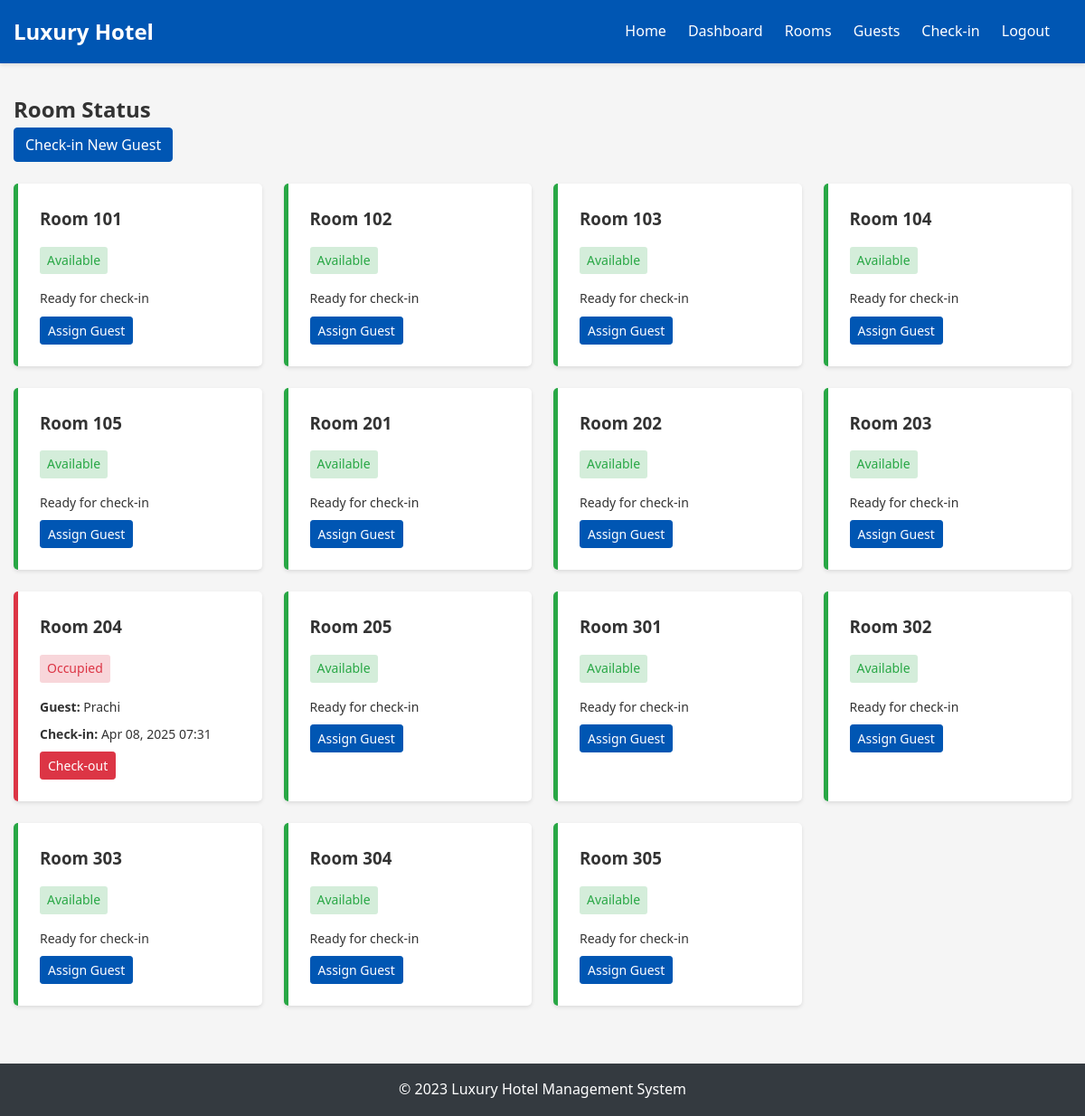
The page /rooms/ (signed in) on the database as committed earlier.
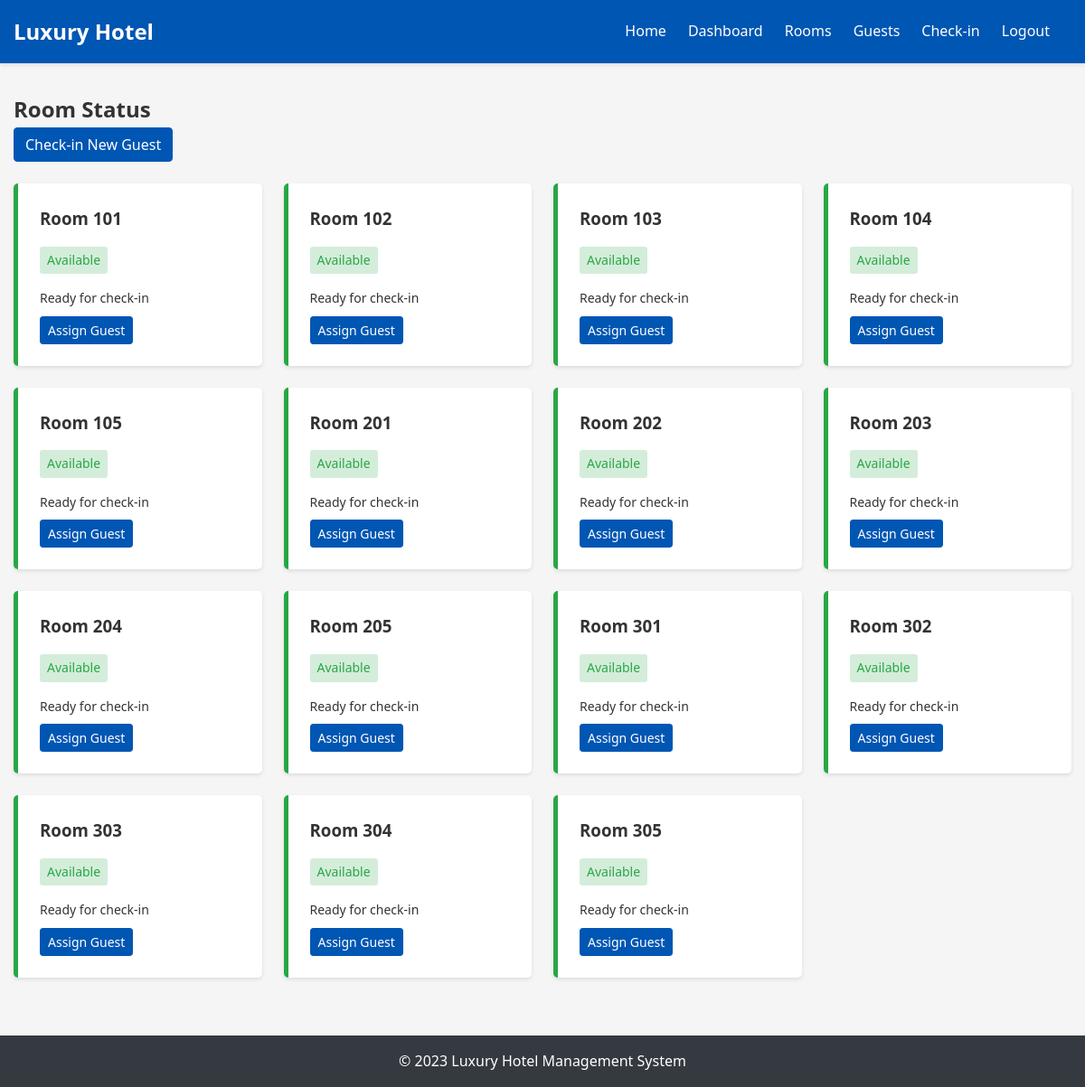
The same page on the database as committed later.
### core/models.py (models this page shows, shortened)
class Room(models.Model):
    room_number = models.CharField(max_length=10, unique=True)
    is_occupied = models.BooleanField(default=False)
    check_in_time = models.DateTimeField(null=True, blank=True)
    check_out_time = models.DateTimeField(null=True, blank=True)

class Guest(models.Model):
    name = models.CharField(max_length=100)
    address = models.TextField()
    phone = models.CharField(max_length=20)
    email = models.EmailField()
    num_guests = models.IntegerField()
    room = models.ForeignKey(Room, on_delete=models.SET_NULL, null=True, blank=True, related_name='guests')
    check_in_date = models.DateTimeField(auto_now_add=True)
    check_out_date = models.DateTimeField(null=True, blank=True)

### core/views.py (the view)
# urls.py: path('rooms/', views.room_status, name='room_status'),
@login_required
def room_status(request):
    rooms = Room.objects.all().order_by('room_number')
    return render(request, 'room_status.html', {'rooms': rooms})

### templates/room_status.html (shortened to what this page needs)
{% extends 'base.html' %}
{% block content %}
<div class="room-status">
    <h2>Room Status</h2>
    <div class="room-action">
        <a href="{% url 'check_in_guest' %}" class="btn btn-primary">Check-in New Guest</a>
    </div>
    <div class="room-grid">
        {% for room in rooms %}
            <div class="room-card {% if room.is_occupied %}occupied{% else %}available{% endif %}">
                <h3>Room {{ room.room_number }}</h3>
                <div class="room-status-indicator">
                    {% if room.is_occupied %}
                        <span class="status occupied">Occupied</span>
                    {% else %}
                        <span class="status available">Available</span>
                    {% endif %}
                </div>
                {% if room.is_occupied %}
                    {% with current_guest=room.guests.filter.first %}
                        {% if current_guest %}
                            <div class="room-details">
                                <p><strong>Guest:</strong> {{ current_guest.name }}</p>
                                <p><strong>Check-in:</strong> {{ room.check_in_time|date:"M d, Y H:i" }}</p>
                                <a href="{% url 'check_out_guest' current_guest.id %}" class="btn btn-sm btn-danger">Check-out</a>
                            </div>
                        {% endif %}
                    {% endwith %}
                {% else %}
                    <div class="room-details">
                        <p>Ready for check-in</p>
                        <a href="{% url 'check_in_guest' %}" class="btn btn-sm btn-primary">Assign Guest</a>
                    </div>
                {% endif %}
            </div>
        {% endfor %}
    </div>
</div>
{% endblock %}

### templates/base.html (shortened to what this page needs)
<!DOCTYPE html>
<html lang="en">
<head>
    {% load static %}
    <link rel="stylesheet" href="{% static 'css/style.css' %}?v=2">
</head>
<body>
    <header>
        <div class="container">
            <h1 class="logo">Luxury Hotel</h1>
            <nav>
                <ul class="nav-links">
                    <li><a href="{% url 'home' %}">Home</a></li>
                    {% if user.is_authenticated %}
                        <li><a href="{% url 'dashboard' %}">Dashboard</a></li>
                        <li><a href="{% url 'room_status' %}">Rooms</a></li>
                        <li><a href="{% url 'guest_list' %}">Guests</a></li>
                        <li><a href="{% url 'check_in_guest' %}">Check-in</a></li>
                        <li>
                            <form action="{% url 'logout' %}" method="post" style="display: inline;">
                                <button type="submit" class="logout-btn">Logout</button>
                            </form>
                        </li>
                    {% else %}
                        <li><a href="{% url 'login' %}">Manager Login</a></li>
                    {% endif %}
                </ul>
            </nav>
        </div>
    </header>
    <main>
        <div class="container">
            {% block content %}{% endblock %}
        </div>
    </main>
    <footer>
        <div class="container">
            <p>&copy; 2023 Luxury Hotel Management System</p>
        </div>
    </footer>
</body>
</html>

### static/css/style.css (style rules this page uses)
:root { --primary-color: #0056b3; --secondary-color: #6c757d; --success-color: #28a745; --danger-color: #dc3545; --warning-color: #ffc107; --light-color: #f8f9fa; --dark-color: #343a40; --body-bg: #f5f5f5; --card-bg: #ffffff; }
* { margin: 0; padding: 0; box-sizing: border-box; }
body { font-family: 'Segoe UI', Tahoma, Geneva, Verdana, sans-serif; line-height: 1.6; color: #333; background-color: var(--body-bg); }
.container { width: 100%; max-width: 1200px; margin: 0 auto; padding: 0 15px; }
header { background-color: var(--primary-color); color: white; padding: 1rem 0; box-shadow: 0 2px 4px rgba(0, 0, 0, 0.1); }
.logo { font-size: 1.5rem; font-weight: bold; }
.nav-links { display: flex; list-style: none; margin-top: 1rem; }
.nav-links li { margin-right: 1.5rem; }
.nav-links a, .nav-links .logout-btn { color: white; text-decoration: none; transition: all 0.3s ease; background: none; border: none; font-size: inherit; font-family: inherit; cursor: pointer; padding: 0; margin: 0; }
@media (min-width: 768px) { header .container { display: flex; justify-content: space-between; align-items: center; } }
@media (min-width: 768px) { .nav-links { margin-top: 0; } }
main { padding: 2rem 0; min-height: calc(100vh - 150px); }
footer { background-color: var(--dark-color); color: white; text-align: center; padding: 1rem 0; margin-top: 2rem; }
.btn { display: inline-block; font-weight: 400; text-align: center; white-space: nowrap; vertical-align: middle; user-select: none; border: 1px solid transparent; padding: 0.375rem 0.75rem; font-size: 1rem; line-height: 1.5; border-radius: 0.25rem; transition: color 0.15s ease-in-out, background-color 0.15s ease-in-out, border-color 0.15s ease-in-out; cursor: pointer; text-decoration: none; }
.btn-sm { padding: 0.25rem 0.5rem; font-size: 0.875rem; border-radius: 0.2rem; }
.btn-primary { color: #fff; background-color: var(--primary-color); border-color: var(--primary-color); }
.room-grid { display: grid; grid-template-columns: repeat(auto-fill, minmax(250px, 1fr)); gap: 1.5rem; margin-top: 1.5rem; }
.room-card { background-color: var(--card-bg); border-radius: 5px; padding: 1.5rem; box-shadow: 0 2px 4px rgba(0, 0, 0, 0.1); border-left: 5px solid var(--success-color); }
.room-status-indicator { margin: 1rem 0; }
.status { display: inline-block; padding: 0.25rem 0.5rem; border-radius: 3px; font-size: 0.875rem; font-weight: 500; }
.status.available { background-color: rgba(40, 167, 69, 0.2); color: var(--success-color); }
.room-details { margin-top: 1rem; font-size: 0.875rem; }
.room-details p { margin-bottom: 0.5rem; }
.room-action { margin-bottom: 1.5rem; }

Rows that differ between the two databases and show on the page:
changed Room (number 9 of 15 on the later page): guests.filter.first.name "Prachi" → (not shown); check_in_time "Apr 08, 2025 07:31" → (not shown); is_occupied "Occupied Guest: Check-in: Check-out" → "Available Ready for check-in Assign Guest"
